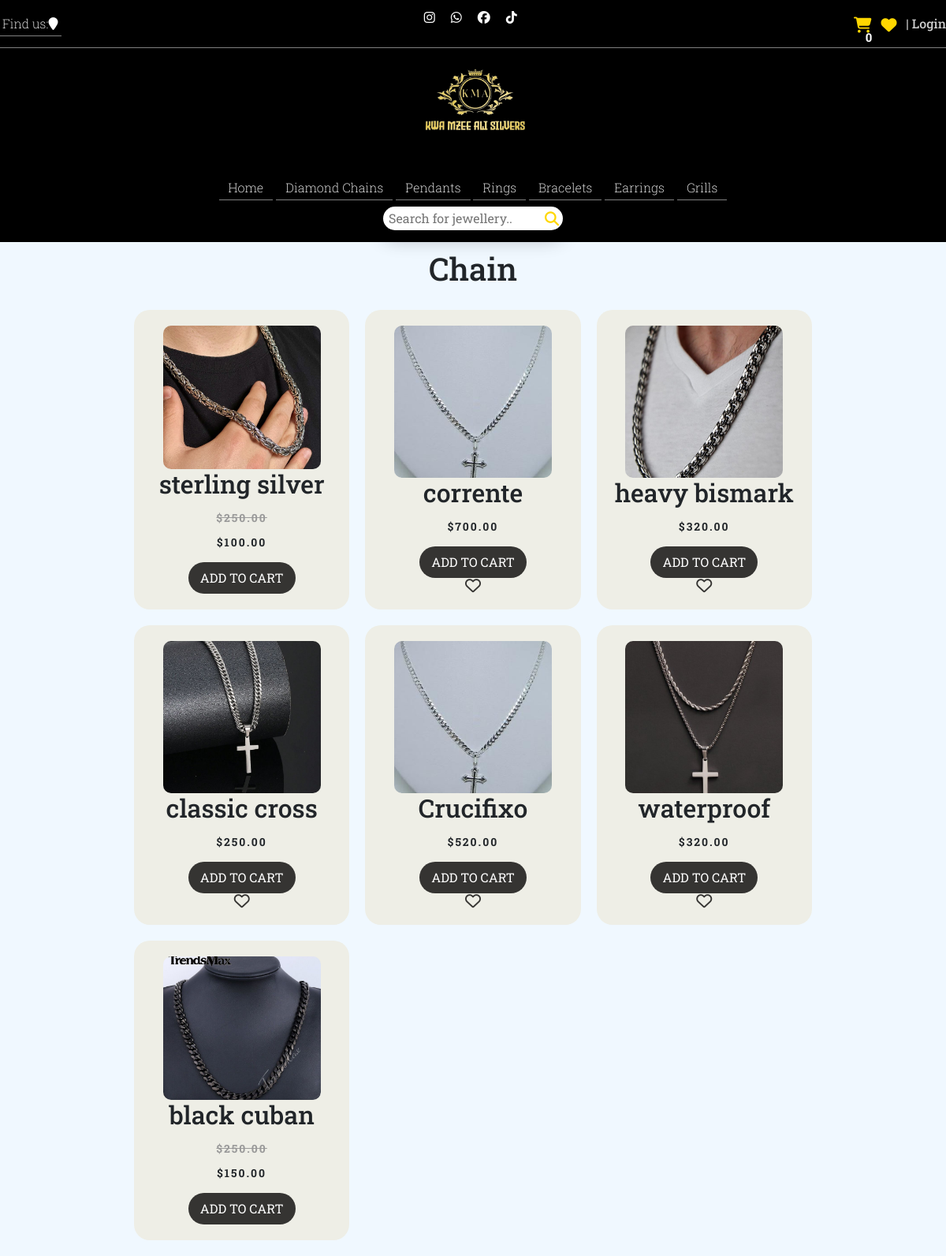
The app's page /products/chains/ with its own data.
### products/models.py (models this page shows, shortened)
class Product(models.Model):
    PRODUCT_TYPES = [
        ('chain', 'Chain'),
        ('bracelet', 'Bracelet'),
        ('earring', 'Earring'),
        ('grill', 'Grill'),
        ('pendant', 'Pendant'),
        ('ring', 'Ring'),
    ]
    name = models.CharField (max_length=50)
    price = models.DecimalField(default='0', max_digits=10, decimal_places=2)
    image = models.ImageField (upload_to='products/')
    description = models.CharField(max_length=150, default='', blank=True, null=True)
    product_type = models.CharField(max_length=20, choices =PRODUCT_TYPES, default='chain')
    sale_price = models.DecimalField(default='0', max_digits=10, decimal_places=2)
    is_sale = models.BooleanField(default=False)

### products/views.py (the view)
# urls.py: path('chains/', views.chains , name='chains'),
def chains(request):
    products = Product.objects.filter(product_type='chain')
    return render(request, 'chains.html', {'products': products})

### cart/cart.py (called while the page is built)
    def __len__(self):
        return len(self.cart)

### cart/context_processors.py (called while the page is built)
def cart(request):
    return {'cart': Cart(request)}

### products/templates/chains.html (shortened to what this page needs)
{% include 'home.html' %} {%load static%} {% block content %}
<div class="main-section">
  <div class="chain-section">
    <h1 class="heading-logo">Chain</h1>
    <div class="listproduct">
      {% for product in products %} {% if product.is_sale %}
      <div class="item">
        <div class="image-container">
          <img src="{{ product.image.url }}" alt="{{ product.name }}" />
        </div>
        <h2>{{ product.name }}</h2>
        <strike> <div class="price">${{ product.price }}</div></strike>
        <div class="price">${{ product.sale_price }}</div>
        {% if quantities and product.id|stringformat:"s" in quantities %}
        <a href="{% url 'cart' %}" class="view-cart-link">View Cart</a>
        {% else %}
        <button
          class="addCart"
          value="{{product.id}}"
          data-product-id="{{product.id}}"
          type="button"
        >
          ADD TO CART
        </button>
        {% endif %}
      </div>
      {% else %}
      <div class="item">
        <div class="image-container">
          <img src="{{ product.image.url }}" alt="{{ product.name }}" />
        </div>
        <h2>{{ product.name }}</h2>
        <div class="price">${{ product.price }}</div>
        {% if quantities and product.id|stringformat:"s" in quantities %}
        <a href="{% url 'cart' %}" class="view-cart-link">View Cart</a>
        {% else %}
        <button
          class="addCart"
          value="{{product.id}}"
          data-product-id="{{ product.id }}"
          type="button"
        >
          ADD TO CART
        </button> <i class="fa-regular fa-heart"></i>
        {% endif %}
      </div>
      {% endif %} {% empty %}
      <p>No products available.</p>
      {% endfor %}
    </div>
  </div>
</div>
{% endblock %}

### dashboard/templates/home.html
{% include 'base.html' %} {% load static %}
<header class="nav-header">
  <div class="header-section2">
    <div class="nav-links">
      <a href="{% url 'home' %}">Home</a>
      <a href="{% url 'chains' %}">Diamond Chains</a>
      <a href="{% url 'pendants' %}">Pendants</a>
      <a href="{% url 'rings' %}">Rings</a>
      <a href="{% url 'bracelets' %}">Bracelets</a>
      <a href="{% url 'earrings' %}">Earrings</a>
      <a href="{% url 'grills' %}">Grills</a>
    </div>
    <div class="search-box">
      <div class="search-container">
        <input type="search" name="" placeholder="Search for jewellery.." />
        <a href="#"> <i class="fa-solid fa-magnifying-glass"></i></a>
      </div>
    </div>
  </div>
</header>

### dashboard/templates/base.html (shortened to what this page needs)
{% load static %}
<!DOCTYPE html>
<html lang="en">
  <head>
    <link href="https://cdn.jsdelivr.net/npm/bootstrap@5.3.0/dist/css/bootstrap.min.css" rel="stylesheet" />
    <link
      href="{% static 'fontawesomefree/css/fontawesome.css' %}"
      rel="stylesheet"
      type="text/css"
    />
    <link
      href="{% static 'fontawesomefree/css/brands.css' %}"
      rel="stylesheet"
      type="text/css"
    />
    <link
      href="{% static 'fontawesomefree/css/solid.css' %}"
      rel="stylesheet"
      type="text/css"
    />
    <link rel="stylesheet" href="https://cdn.jsdelivr.net/npm/bootstrap-icons@1.11.3/font/bootstrap-icons.min.css">
    <link
      rel="stylesheet"
      type="text/css"
      href="{% static 'dashboard/css/style.css' %}"
    />
  </head>
  <body>
    <header class="nav-header">
      <div class="header-top">
        <div class="locator">
          <a href=""
            >Find us:<i
              class="fa-solid fa-location-pin"
              style="color: #ffffff"
            ></i
          ></a>
        </div>
        <div class="social-links">
          <ul>
            <li>
              <a href="#"><i class="fa-brands fa-instagram"></i></a>
            </li>
            <li>
              <a href="#"><i class="fa-brands fa-whatsapp"></i></a>
            </li>
            <li>
              <a href="#"><i class="fa-brands fa-facebook"></i></a>
            </li>
            <li>
              <a href="#"><i class="fa-brands fa-tiktok"></i></a>
            </li>
          </ul>
        </div>
        <div class="dropdown-account" style="float: right">
          <div class="wishlist-cart-btn">
            <a class="wishlist-btn" href="{% url 'wishlist' %}"
              ><i
                class="fa-solid fa-heart"
                style="color: #ffd700; float: right"
              ></i
            ></a>
            <a class="cart-btn" id="cartbutton" href="{% url 'cart' %}"
              ><i
                class="fa-solid fa-cart-shopping"
                style="color: #ffd700; float: right; padding-right: 12px"
              ></i>
              <span id="cartcount" class="badge">{{ cart|length }}</span>
            </a>
          </div>
          {% if user.is_authenticated %}
          <div class="user-info">
            <span class="username">|{{ user.username }}</span>
            <img
              src="{% static 'dashboard/img/blob.jpeg' %}"
              alt=""
              class="profile-pic"
            />
            <form
              action="{% url 'logout_page' %}"
              method="post"
              style="display: inline"
            >
              <div class="dropdown-content">
                <a href="#">View Account</a>
                {% csrf_token %}
                <a href="/accounts/logout"  ><button type="submit" class="logout-btn">Logout</button></a>
              </div>
            </form>
          </div>
          {% else %}
          <a href="/accounts/login" class="login-btn">| Login</a>
          {% endif %}
        </div>
      </div>
      <div class="header-logo">
        <a href="{% url 'home' %}">
          <img
            class="logo"
            src="{% static 'dashboard/img/KMA_logo.png' %}"
            alt=""
        /></a>
      </div>
    </header>
  </body>
</html>

### dashboard/static/dashboard/css/style.css (style rules this page uses)
body { font-family: "Roboto Slab", serif; font-weight: 200; font-style: normal; background: aliceblue; }
.header-top { display: flex; align-items: center; justify-content: space-between; border-bottom: 1px ridge gray; }
.locator a { color: white; text-decoration: none; border-bottom: 1px solid gray; padding: 5px; padding-left: 3px; }
.nav-header { background: black; text-align: center; }
.social-links ul { display: inline-flex; list-style: none; }
.social-links ul li { margin: 5px; padding: 5px; }
.social-links ul li a { color: white; }
.dropdown-account a { color: #ccc; text-decoration: none; font-weight: 500; padding-right: auto; }
.header-section2 { padding-top: 15px; padding-bottom: 15px; }
.search-box { display: flex; justify-content: center; align-items: center; background: inherit; }
.search-container { height: 30px; display: flex; cursor: pointer; padding: 5px; background: #fff; border-radius: 30px; align-items: center; box-shadow: 0 10px 25px rgba(0, 0, 0, 0.3); }
.search-container input { width: 200px; outline: none; border: none; font-weight: 400; transition: 0.8s; background: transparent; }
.search-container a { color: #ffd700; font-size: 18px; }
.logo { height: 150px; }
.nav-links { padding-bottom: 12px; }
.nav-links a { color: white; padding: 12px; text-decoration: none; }
.nav-links a { border-bottom: 1px solid gray; padding-bottom: 5px; }
.fa-cart-shopping { font-size: 20px; }
.fa-heart { font-size: 20px; }
.cart-btn { position: relative; }
.cart-btn span { font-size: 15px; display: flex; width: 20px; height: 20px; background-color: inherit; justify-content: center; align-items: center; color: #fff; border-radius: 50%; position: absolute; top: 100%; right: -29px; transform: translateY(16px); }
.wishlist-cart-btn { display: inline-block; margin-right: 8px; vertical-align: middle; }
.main-section { background: #ccc; }
.main-section { width: 900px; background: aliceblue; margin: auto; text-align: center; padding-top: 10px; }
.listproduct { display: grid; grid-template-columns: repeat(3, 1fr); gap: 20px; padding: 20px; }
.listproduct .item { background-color: #eeeee6; padding: 20px; border-radius: 20px; display: flex; flex-direction: column; align-items: center; height: 380px; position: relative; }
.listproduct .item .price { letter-spacing: 2px; font-size: 14px; margin: 5px 0; font-weight: bold; }
.listproduct .item .addCart { background-color: #353432; color: #fff; padding: 8px 15px; border-radius: 20px; border: none; cursor: pointer; transition: background-color 0.3s; }
.listproduct .item .fa-heart { font-size: 20px; color: #353432; cursor: pointer; transition: color 0.3s; }
.listproduct .item strike { color: #999; }
.listproduct .item button { background-color: #353432; color: #fff; padding: 5px 10px; border-radius: 20px; margin-top: 10px; border: none; cursor: pointer; }
.image-container { position: relative; display: inline-block; width: 200px; height: 200px; overflow: hidden; border-radius: 10px; }
.image-container img { width: 100%; height: 100%; object-fit: cover; filter: drop-shadow(0 50px 20px #0009); transition: transform 0.3s ease; }

### records on screen
Product: image (picture), name "sterling silver", price "250.00", sale_price "100.00", {{ product.id }} 1 (drawn)
Product: image (picture), name "corrente", price "700.00", {{ product.id }} 2 (drawn)
Product: image (picture), name "heavy bismark", price "320.00", {{ product.id }} 3 (drawn)
Product: image (picture), name "classic cross", price "250.00", {{ product.id }} 4 (drawn)
Product: image (picture), name "Crucifixo", price "520.00", {{ product.id }} 5 (drawn)
Product: image (picture), name "waterproof", price "320.00", {{ product.id }} 6 (drawn)
Product: image (picture), name "black cuban", price "250.00", sale_price "150.00", {{ product.id }} 12 (drawn)

### other values on screen
{{ cart|length }} "0"
